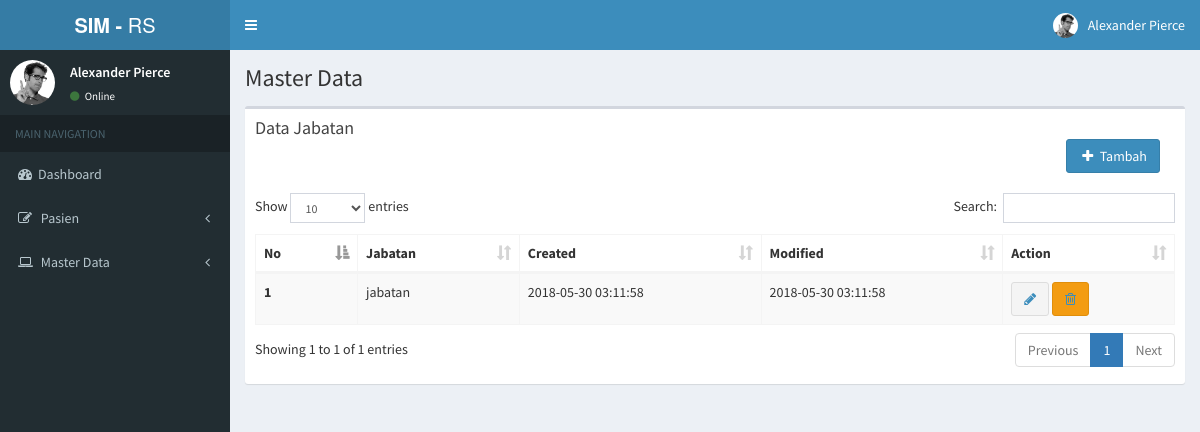
The app's page /sim-rs/index.php/backend/c_masterdata/data_jabatan with its own data.
### tables this page shows
CREATE TABLE `tb_jabatan` (
  `id_jabatan` int(11) NOT NULL,
  `jabatan` varchar(100) NOT NULL,
  `created` datetime NOT NULL,
  `modified` datetime NOT NULL
);

### sim-rs/application/controllers/backend/c_masterdata.php (called while the page is built, shortened)
<?php
class C_masterdata extends CI_Controller {
	function __construct(){
		$this->load->model('m_masterdata');
		$this->load->helper('url');
	}
	public function data_jabatan()
	{
		$this->load->view('backend/header');
		$data['tb_jabatan']=$this->m_masterdata->tampil_data('tb_jabatan');
		$this->load->view('backend/v_datajabatan',$data);
		$this->load->view('backend/footer');
	}
}

### sim-rs/index.php (called while the page is built, shortened)
<?php
require_once BASEPATH.'core/CodeIgniter.php';

### sim-rs/application/models/m_masterdata.php (called while the page is built, shortened)
<?php
	class M_masterdata extends CI_Model{
		function tampil_data($table){
			return $this->db->get($table)->result();
		}
	}
?>

### sim-rs/application/views/backend/v_datajabatan.php (the view, shortened to what this page needs)
<div class="content-wrapper">
  <section class="content-header">
    <h1>
      Master Data
    </h1>
  </section>
  <section class="content">
    <div class="row">
      <div class="col-xs-12">
        <div class="box">
          <div class="box-header">
            <h3 class="box-title">Data Jabatan</h3>
              <div class="" align="right">
                <div class="col-sm-12">
                  <a type="button" class="btn btn-primary" href="<?php echo base_url()."backend/c_masterdata/tambah_jabatan"?>"><i class="fa fa-fw fa-plus"></i> Tambah</a>
                </div>
              </div>
          </div>
          <div class="box-body">
            <table id="example1" class="table table-bordered table-striped">
              <thead>
              <tr>
                <th>No</th>
                <th>Jabatan</th>
                <th>Created</th>
                <th>Modified</th>
                <th>Action</th>
              </tr>
              </thead>
              <tbody>
              <?php $no = 1; ?>
              <?php
              foreach ($tb_jabatan as $l){
              ?>
              <tr>
                <th><?php echo $no++?></th>
                <td><?php echo $l->jabatan?></td>
                <td><?php echo $l->created?></td>
                <td><?php echo $l->modified?></td>
                <td>
                  <button type="button" class="btn btn-default"><a href="<?php echo base_url()."backend/c_masterdata/edit_jabatan/".$l->id_jabatan ?>"><i class="fa fa-pencil"></i></a></button>
                  <button type="button" class="btn btn-warning"><a href="<?php echo base_url()."backend/c_masterdata/hapus_jabatan/".$l->id_jabatan ?>"><i class="fa fa-trash-o"></i></a></button>
                </td>
              </tr>
              <?php } ?>
              </tbody>
            </table>
          </div>
        </div>
      </div>
    </div>
  </section>
</div>

### records on screen
tb_jabatan: jabatan "jabatan", created "2018-05-30 03:11:58", modified "2018-05-30 03:11:58"
